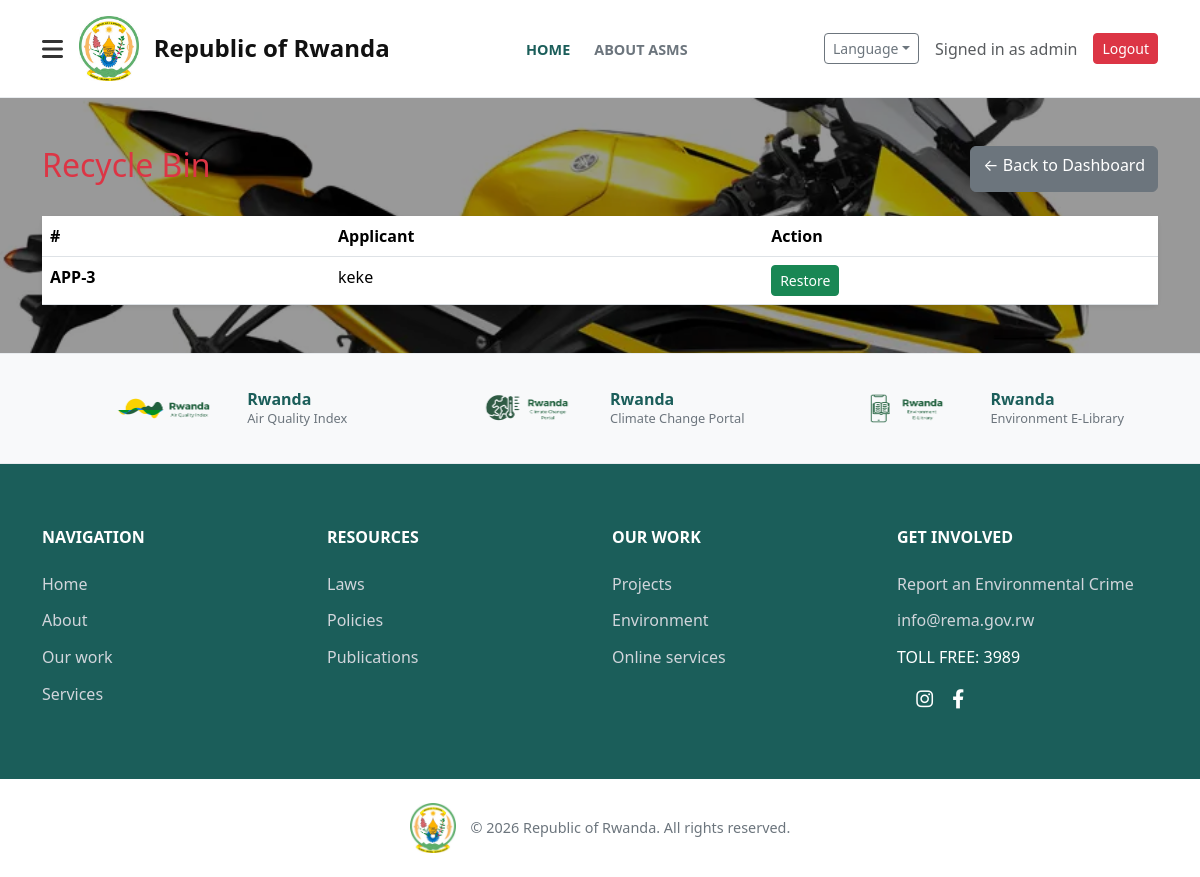
Page /officer/recycle-bin/ (signed in) on the committed database.
### applications/models.py (models this page shows, shortened)
class User(AbstractUser):
    ROLE_CHOICES = [
        ('foreign_applicant', 'Foreign Applicant'),
        ('local_importer', 'Local Importer'),
        ('clearing_agent', 'Clearing Agent'),
        ('rema_officer', 'REMA Officer'),
        ('rema_admin', 'REMA Admin'),
    ]
    IDENTITY_TYPE_CHOICES = [('passport', 'Passport'), ('national_id', 'National ID')]
    role = models.CharField(max_length=20, choices=ROLE_CHOICES, default='local_importer')
    identity_type = models.CharField(max_length=20, choices=IDENTITY_TYPE_CHOICES, blank=True)
    identity_number = models.CharField(max_length=50, blank=True)
    issuing_country = models.CharField(max_length=100, blank=True)
    phone = models.CharField(max_length=20, blank=True)
    is_verified = models.BooleanField(default=False)

class Application(models.Model):
    STATUS_CHOICES = [
        ('draft', 'Draft'), ('submitted', 'Submitted'), ('under_review', 'Under Review'),
        ('info_requested', 'Information Requested'), ('approved', 'Approved'), ('rejected', 'Rejected'),
    ]
    INTENDED_USE_CHOICES = [('sports', 'Sports'), ('disability', 'Person with Disability')]
    ENGINE_TYPE_CHOICES = [('two_stroke', 'Two-Stroke'), ('four_stroke', 'Four-Stroke')]
    applicant = models.ForeignKey(User, on_delete=models.CASCADE, related_name='applications')
    on_behalf_of_name = models.CharField(max_length=200, blank=True)
    on_behalf_of_identity = models.CharField(max_length=50, blank=True)
    status = models.CharField(max_length=20, choices=STATUS_CHOICES, default='draft')
    intended_use = models.CharField(max_length=20, choices=INTENDED_USE_CHOICES)
    engine_type = models.CharField(max_length=20, choices=ENGINE_TYPE_CHOICES)
    submitted_at = models.DateTimeField(null=True, blank=True)
    decision_at = models.DateTimeField(null=True, blank=True)
    submission_date = models.DateField(null=True, blank=True, db_index=True)
    submission_month = models.CharField(max_length=20, null=True, blank=True, db_index=True)
    submission_year = models.IntegerField(null=True, blank=True, db_index=True)
    reference_number = models.CharField(max_length=30, unique=True, null=True, blank=True)
    is_deleted = models.BooleanField(default=False, help_text="If True, the application is in the Recycle Bin")
    created_at = models.DateTimeField(auto_now_add=True)
    updated_at = models.DateTimeField(auto_now=True)
    class Meta:
        ordering = ['-created_at']

### applications/views.py (the view)
# urls.py: path('officer/recycle-bin/', views.officer_recycle_bin, name='officer_recycle_bin'),
@login_required
def officer_recycle_bin(request):
    lang = get_lang(request)
    apps = Application.objects.filter(is_deleted=True)
    return render(request, 'applications/officer_recycle_bin.html', {'applications': apps, 't': TRANSLATIONS[lang], 'current_lang': lang})

### applications/views.py (called while the page is built)
def get_lang(request):
    lang = request.GET.get('lang', 'en')
    return lang if lang in TRANSLATIONS else 'en'

### templates/applications/officer_recycle_bin.html (shortened to what this page needs)
{% extends 'base.html' %}
{% block content %}
<div class="d-flex justify-content-between mb-4">
    <h2 style="color: #dc3545;">{{ t.recycle_bin }}</h2>
    <a href="{% url 'officer_dashboard' %}?lang={{ current_lang }}" class="btn btn-secondary">← {{ t.back_dashboard }}</a>
</div>
{% if applications %}
    <table class="table bg-white shadow-sm rounded">
        <thead><tr><th>#</th><th>{{ t.applicant }}</th><th>Action</th></tr></thead>
        <tbody>
            {% for app in applications %}
                <tr>
                    <td><strong>APP-{{ app.id }}</strong></td>
                    <td>{{ app.applicant.username }}</td>
                    <td><form method="post" action="{% url 'officer_restore_application' app.id %}" class="d-inline">{% csrf_token %}<button type="submit" class="btn btn-sm btn-success">{{ t.restore }}</button></form></td>
                </tr>
            {% endfor %}
        </tbody>
    </table>
{% else %}<div class="alert alert-info">{{ t.no_applications }}</div>{% endif %}
{% endblock %}

### templates/base.html (shortened to what this page needs)
<!DOCTYPE html>
<html lang="{{ current_lang }}">
<head>
    <link href="https://cdn.jsdelivr.net/npm/bootstrap@5.3.3/dist/css/bootstrap.min.css" rel="stylesheet">
    <link rel="stylesheet" href="https://cdnjs.cloudflare.com/ajax/libs/font-awesome/6.4.0/css/all.min.css">
</head>
<body>
<div class="bg-slider" id="bgSlider">
</div>
<nav class="main-top-navbar">
    <div class="container d-flex justify-content-between align-items-center">
        <div class="d-flex align-items-center">
            <button class="btn-hamburger" type="button" data-bs-toggle="collapse" data-bs-target="#dashboardMenu">
                <i class="fa-solid fa-bars"></i>
            </button>
            <a href="{% url 'home' %}?lang={{ current_lang }}" class="rwanda-brand">
                <img src="/static/rwanda_coat.png" alt="Republic of Rwanda">
                <h2>{{ t.republic_of_rwanda }}</h2>
            </a>
        </div>
        <ul class="nav-links d-none d-lg-flex">
            <li><a href="{% url 'home' %}?lang={{ current_lang }}" class="active">{{ t.home }}</a></li>
            <li><a href="{% url 'about' %}?lang={{ current_lang }}">{{ t.about }}</a></li>
        </ul>
        <div class="top-right-actions">
            <div class="dropdown">
                <button class="btn btn-sm btn-outline-secondary dropdown-toggle" type="button" data-bs-toggle="dropdown">{{ t.language }}</button>
            </div>
            {% if user.is_authenticated %}
                <span class="text-muted d-none d-md-inline">{{ t.signed_in }} {{ user.username }}</span>
                <form method="post" action="{% url 'logout' %}" class="d-inline">{% csrf_token %}<button type="submit" class="btn btn-sm btn-danger">{{ t.logout }}</button></form>
            {% else %}
                <a href="{% url 'login' %}?lang={{ current_lang }}" class="text-dark text-decoration-none fw-bold">{{ t.login }}</a>
                <a href="{% url 'register' %}?lang={{ current_lang }}" class="btn btn-sm btn-asms text-white" style="background-color: #1b5e5a;">{{ t.register }}</a>
            {% endif %}
        </div>
    </div>
</nav>
<div class="container {% if request.path == '/' %}overlap-container{% else %}mt-5{% endif %}">
    {% block content %}{% endblock %}
</div>
<div class="gov-banner-bottom mt-5">
    <div class="container">
        <div class="row text-center">
            <div class="col-md-4 mb-3 mb-md-0">
                <a href="https://aq.rema.gov.rw/" target="_blank" class="gov-link">
                    <img src="/static/air_quality.png" alt="Air Quality">
                    <div class="text-start">
                        <h5>Rwanda</h5>
                        <p>{{ t.footer_air_quality }}</p>
                    </div>
                </a>
            </div>
            <div class="col-md-4 mb-3 mb-md-0">
                <a href="https://www.climatechange.gov.rw/" target="_blank" class="gov-link">
                    <img src="/static/climate.png" alt="Climate Portal">
                    <div class="text-start">
                        <h5>Rwanda</h5>
                        <p>{{ t.footer_climate }}</p>
                    </div>
                </a>
            </div>
            <div class="col-md-4">
                <a href="https://www.rema.gov.rw/resources" target="_blank" class="gov-link">
                    <img src="/static/E-libry.png" alt="E-Library">
                    <div class="text-start">
                        <h5>Rwanda</h5>
                        <p>{{ t.footer_elibrary }}</p>
                    </div>
                </a>
            </div>
        </div>
    </div>
</div>
<footer class="rema-footer">
    <div class="container">
        <div class="row">
            <div class="col-md-3 mb-4">
                <h6>{{ t.footer_navigation }}</h6>
                <a href="{% url 'home' %}?lang={{ current_lang }}">{{ t.footer_home }}</a>
                <a href="{% url 'about' %}?lang={{ current_lang }}">{{ t.footer_about }}</a>
                <a href="https://www.rema.gov.rw/our-work" target="_blank">{{ t.footer_our_work_link }}</a>
                <a href="https://www.rema.gov.rw/services" target="_blank">{{ t.footer_services }}</a>
            </div>
            <div class="col-md-3 mb-4">
                <h6>{{ t.footer_resources }}</h6>
                <a href="https://www.rema.gov.rw/resources/laws-and-regulations" target="_blank">{{ t.footer_laws }}</a>
                <a href="https://www.rema.gov.rw/resources/policies" target="_blank">{{ t.footer_policies }}</a>
                <a href="https://www.rema.gov.rw/resources/publications" target="_blank">{{ t.footer_publications }}</a>
            </div>
            <div class="col-md-3 mb-4">
                <h6>{{ t.footer_our_work }}</h6>
                <a href="https://www.rema.gov.rw/our-work/projects" target="_blank">{{ t.footer_projects }}</a>
                <a href="https://www.rema.gov.rw/our-work/environment" target="_blank">{{ t.footer_environment }}</a>
                <a href="https://www.rema.gov.rw/services/online-services" target="_blank">{{ t.footer_online_services }}</a>
            </div>
            <div class="col-md-3 mb-4">
                <h6>{{ t.footer_get_involved }}</h6>
                <a href="https://www.rema.gov.rw/get-involved/report-a-crime" target="_blank">{{ t.footer_report_crime }}</a>
                <a href="mailto:info@rema.gov.rw">info@rema.gov.rw</a>
                <p class="mb-2 text-white">{{ t.footer_toll_free }}</p>
                <div class="social-icons mt-3">
                    <a href="https://www.instagram.com/rema_rwanda" target="_blank" title="Instagram"><i class="fa-brands fa-instagram"></i></a>
                    <a href="https://www.facebook.com/search/top?q=rema%20rwanda" target="_blank" title="Facebook"><i class="fa-brands fa-facebook-f"></i></a>
                </div>
            </div>
        </div>
    </div>
</footer>
<div class="gov-bottom-bar">
    <div class="container d-flex align-items-center justify-content-center">
        <img src="/static/rwanda_coat.png" alt="Republic of Rwanda">
        <p>{{ t.footer_rights }}</p>
    </div>
</div>
</body>
</html>

### templates/base.html (style rules this page uses)
.bg-slider { position: fixed; top: 0; left: 0; width: 100%; height: 100%; z-index: -1; }
.main-top-navbar { background-color: #ffffff; padding: 1rem 0; border-bottom: 1px solid #e9ecef; position: relative; z-index: 1050; }
.btn-hamburger { background: transparent; border: none; font-size: 1.5rem; color: #333; padding: 0 1rem 0 0; }
.rwanda-brand { display: flex; align-items: center; text-decoration: none; }
.rwanda-brand img { height: 65px; margin-right: 15px; }
.rwanda-brand h2 { color: #111; font-weight: 700; font-size: 1.5rem; margin: 0; }
.nav-links { display: flex; align-items: center; gap: 1.5rem; margin: 0; padding: 0; list-style: none; }
.nav-links a { color: #6c757d; font-weight: 600; text-decoration: none; font-size: 0.9rem; text-transform: uppercase; }
.nav-links a:hover, .nav-links a.active { color: #1b5e5a; }
.top-right-actions { display: flex; align-items: center; gap: 1rem; }
.gov-banner-bottom { background-color: #f8f9fa; padding: 2rem 0; border-top: 1px solid #e9ecef; border-bottom: 1px solid #e9ecef; }
.gov-link { text-decoration: none; display: flex; align-items: center; justify-content: center; transition: transform 0.2s; }
.gov-link img { height: 45px; width: auto; margin-right: 12px; object-fit: contain; }
.gov-link h5 { color: #1b5e5a; font-weight: 700; margin: 0; font-size: 1rem; }
.gov-link p { color: #6c757d; margin: 0; font-size: 0.8rem; }
.rema-footer { background-color: #1b5e5a; color: #ffffff; padding: 4rem 0 2rem 0; }
.rema-footer h6 { color: #ffffff; font-weight: 700; text-transform: uppercase; margin-bottom: 1.5rem; }
.rema-footer a { color: #d1d5db; text-decoration: none; display: block; margin-bottom: 0.8rem; transition: color 0.2s; }
.social-icons a { display: inline-block; margin-right: 15px; margin-bottom: 0; color: #ffffff; font-size: 1.2rem; transition: color 0.2s; }
.gov-bottom-bar { background-color: #ffffff; padding: 1.5rem 0; border-top: 4px solid #1b5e5a; }
.gov-bottom-bar img { height: 50px; margin-right: 15px; }
.gov-bottom-bar p { margin: 0; color: #6c757d; font-size: 0.9rem; font-weight: 500; }

### rows in the picture
User: username "admin"
Application: id "3", applicant.username "keke", restore "Restore"

### other values in the picture
{{ t.republic_of_rwanda }} "Republic of Rwanda"
{{ t.home }} "HOME"
{{ t.about }} "ABOUT ASMS"
{{ t.language }} "Language"
{{ t.signed_in }} "Signed in as"
{{ t.logout }} "Logout"
{{ t.recycle_bin }} "Recycle Bin"
{{ t.back_dashboard }} "Back to Dashboard"
{{ t.applicant }} "Applicant"
{{ t.footer_air_quality }} "Air Quality Index"
{{ t.footer_climate }} "Climate Change Portal"
{{ t.footer_elibrary }} "Environment E-Library"
{{ t.footer_navigation }} "NAVIGATION"
{{ t.footer_home }} "Home"
{{ t.footer_about }} "About"
